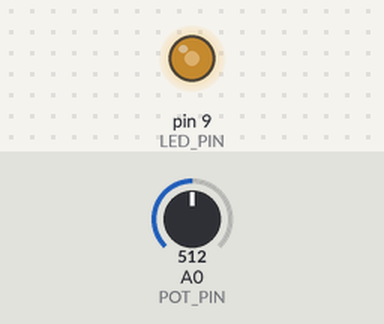
Bench run of a sketch on a simulated Arduino Uno, built with avr-gcc and run on an emulated ATmega328P. Parts: output pins drawn as LEDs (lit = HIGH). The test bench sets the inputs (shaded band); at power-on: A0 (POT_PIN) = 512. What the sketch prints to the serial monitor is not drawn.

Above: at 1.2 s.
1.3 s: A0 (POT_PIN) set to 419
At 1.8 s:
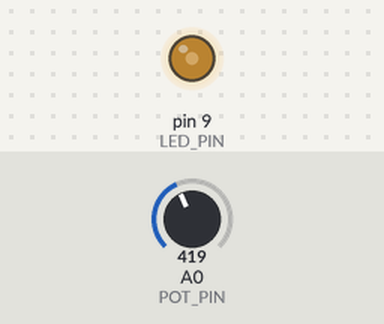
4.3 s: A0 (POT_PIN) set to 394
At 5.1 s:
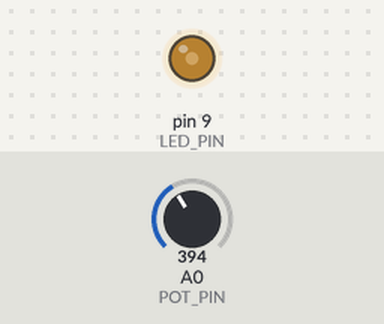
5.8 s: A0 (POT_PIN) set to 122
At 6.7 s:
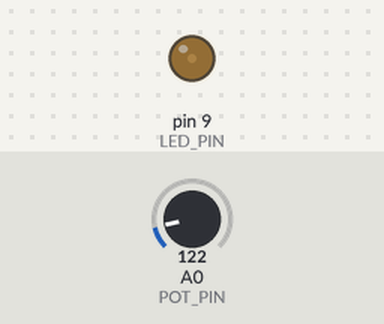
7.3 s: A0 (POT_PIN) set to 0
At 8.2 s:
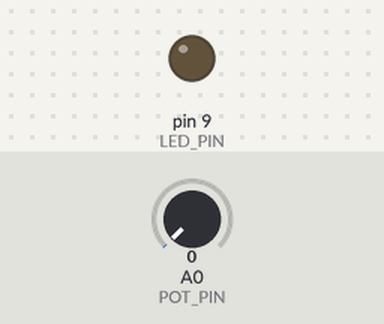
8.8 s: A0 (POT_PIN) set to 716
At 9.7 s:
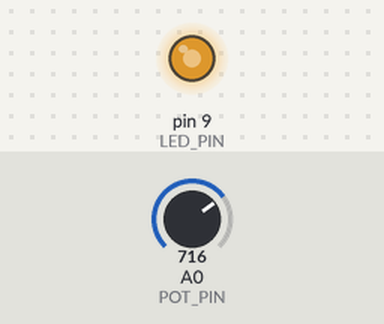
10.3 s: A0 (POT_PIN) set to 511
At 11.3 s:
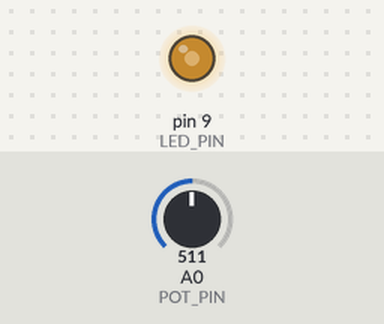
Timing chart, 0 to 12.8 s (numbered marks = the images above; inputs shaded):
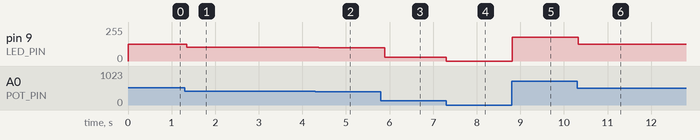

Measured:
- after the input at 1.3 s, pin 9 (LED_PIN): 127/255 → 104/255 after 0.05 s
- after the input at 4.3 s, pin 9 (LED_PIN): 104/255 → 98/255 after 0.08 s
- after the input at 5.8 s, pin 9 (LED_PIN): 98/255 → 30/255 after 0.09 s
- after the input at 7.3 s, pin 9 (LED_PIN): 30/255 → 0/255 at once
- after the input at 8.8 s, pin 9 (LED_PIN): 0/255 → 178/255 at once
- after the input at 10.3 s, pin 9 (LED_PIN): 178/255 → 127/255 at once

The sketch:

_____.ino
```cpp
/*
 * 实验名称：电位器控制 LED 亮度
 * 实验目的：读取模拟输入，映射到 PWM 输出，实现手动调光
 *
 * 硬件连接：
 *   电位器中间脚 → Arduino A0
 *   电位器一端 → 5V
 *   电位器另一端 → GND
 *   LED 正极 → 220Ω 电阻 → Arduino D9
 *   LED 负极 → GND
 *
 * 知识点：
 *   - analogRead()：读取模拟值（0~1023）
 *   - map()：数值映射函数
 *   - analogWrite()：PWM 输出（0~255）
 */

const int POT_PIN = A0;   // 电位器引脚
const int LED_PIN = 9;    // LED PWM 引脚

void setup() {
  pinMode(LED_PIN, OUTPUT);
  Serial.begin(9600);
  Serial.println("电位器调光实验开始！");
  Serial.println("旋转电位器调节 LED 亮度");
}

void loop() {
  // 读取电位器值（0~1023）
  int potValue = analogRead(POT_PIN);

  // 将 0~1023 映射到 0~255
  int brightness = map(potValue, 0, 1023, 0, 255);

  // 设置 LED 亮度
  analogWrite(LED_PIN, brightness);

  // 串口输出调试信息
  Serial.print("电位器: ");
  Serial.print(potValue);
  Serial.print(" → 亮度: ");
  Serial.print(brightness);
  Serial.print(" (");
  Serial.print(map(brightness, 0, 255, 0, 100));
  Serial.println("%)");

  delay(100);
}
```
